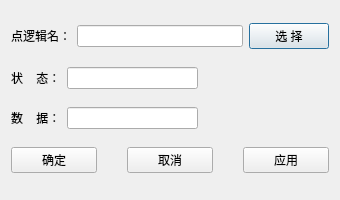
<?xml version="1.0" encoding="UTF-8"?>
<ui version="4.0">
 <class>CSceneDataAddTable</class>
 <widget class="QDialog" name="CSceneDataAddTable">
  <property name="geometry">
   <rect>
    <x>0</x>
    <y>0</y>
    <width>340</width>
    <height>200</height>
   </rect>
  </property>
  <property name="windowTitle">
   <string>添加工况数据</string>
  </property>
  <layout class="QVBoxLayout" name="verticalLayout">
   <item>
    <layout class="QHBoxLayout" name="horizontalLayout">
     <item>
      <widget class="QLabel" name="label">
       <property name="styleSheet">
        <string notr="true">font: 14pt &quot;宋体&quot;;</string>
       </property>
       <property name="text">
        <string>点逻辑名：</string>
       </property>
      </widget>
     </item>
     <item>
      <widget class="QLineEdit" name="editLogicalName">
       <property name="minimumSize">
        <size>
         <width>0</width>
         <height>0</height>
        </size>
       </property>
      </widget>
     </item>
     <item>
      <widget class="QPushButton" name="buttonPointName">
       <property name="text">
        <string>选 择</string>
       </property>
      </widget>
     </item>
    </layout>
   </item>
   <item>
    <layout class="QHBoxLayout" name="horizontalLayout_2">
     <item>
      <widget class="QLabel" name="label_2">
       <property name="styleSheet">
        <string notr="true">font: 14pt &quot;宋体&quot;;</string>
       </property>
       <property name="text">
        <string>状    态：</string>
       </property>
      </widget>
     </item>
     <item>
      <widget class="QLineEdit" name="editStatus"/>
     </item>
     <item>
      <spacer name="horizontalSpacer">
       <property name="orientation">
        <enum>Qt::Horizontal</enum>
       </property>
       <property name="sizeHint" stdset="0">
        <size>
         <width>40</width>
         <height>20</height>
        </size>
       </property>
      </spacer>
     </item>
    </layout>
   </item>
   <item>
    <layout class="QHBoxLayout" name="horizontalLayout_3">
     <item>
      <widget class="QLabel" name="label_3">
       <property name="styleSheet">
        <string notr="true">font: 14pt &quot;宋体&quot;;</string>
       </property>
       <property name="text">
        <string>数    据：</string>
       </property>
      </widget>
     </item>
     <item>
      <widget class="QLineEdit" name="editData"/>
     </item>
     <item>
      <spacer name="horizontalSpacer_2">
       <property name="orientation">
        <enum>Qt::Horizontal</enum>
       </property>
       <property name="sizeHint" stdset="0">
        <size>
         <width>40</width>
         <height>20</height>
        </size>
       </property>
      </spacer>
     </item>
    </layout>
   </item>
   <item>
    <layout class="QHBoxLayout" name="horizontalLayout_4">
     <property name="spacing">
      <number>30</number>
     </property>
     <item>
      <widget class="QPushButton" name="buttonEnter">
       <property name="styleSheet">
        <string notr="true">font: 12pt &quot;宋体&quot;;</string>
       </property>
       <property name="text">
        <string>确定</string>
       </property>
      </widget>
     </item>
     <item>
      <widget class="QPushButton" name="buttonExit">
       <property name="styleSheet">
        <string notr="true">font: 12pt &quot;宋体&quot;;</string>
       </property>
       <property name="text">
        <string>取消</string>
       </property>
      </widget>
     </item>
     <item>
      <widget class="QPushButton" name="buttonApply">
       <property name="styleSheet">
        <string notr="true">font: 12pt &quot;宋体&quot;;</string>
       </property>
       <property name="text">
        <string>应用</string>
       </property>
      </widget>
     </item>
    </layout>
   </item>
  </layout>
 </widget>
 <tabstops>
  <tabstop>editLogicalName</tabstop>
 </tabstops>
 <resources/>
 <connections>
  <connection>
   <sender>buttonExit</sender>
   <signal>clicked()</signal>
   <receiver>CSceneDataAddTable</receiver>
   <slot>reject()</slot>
   <hints>
    <hint type="sourcelabel">
     <x>260</x>
     <y>210</y>
    </hint>
    <hint type="destinationlabel">
     <x>174</x>
     <y>124</y>
    </hint>
   </hints>
  </connection>
 </connections>
</ui>
